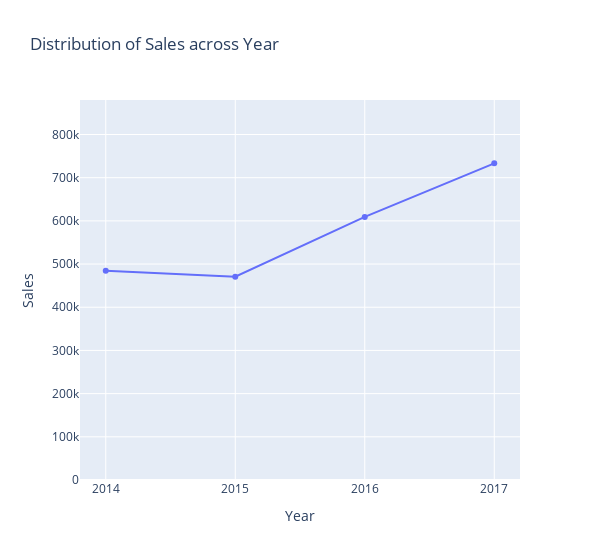

Source (notebook cell):
### Code cell
eda_timeseries(sales_sum_year, "Year", "Sales")

### Figure 1 — Plotly figure (JSON) as saved in the notebook; plotly's stock layout.template omitted (floating-point values rounded to 4 significant figures)
{"data": [{"mode": "lines+markers", "showlegend": false, "type": "scatter", "x": [2014, 2015, 2016, 2017], "y": [484200.0, 470500.0, 609200.0, 733200.0]}], "layout": {"title": {"text": "Distribution of Sales across Year"}, "width": 600, "xaxis": {"title": {"text": "Year"}}, "yaxis": {"range": [0, 879900.0], "title": {"text": "Sales"}}}}
